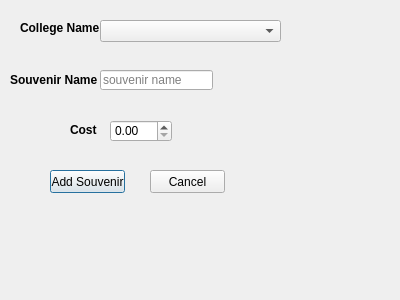
<?xml version="1.0" encoding="UTF-8"?>
<ui version="4.0">
 <class>addSouvenir</class>
 <widget class="QDialog" name="addSouvenir">
  <property name="geometry">
   <rect>
    <x>0</x>
    <y>0</y>
    <width>400</width>
    <height>300</height>
   </rect>
  </property>
  <property name="windowTitle">
   <string>Dialog</string>
  </property>
  <widget class="QLineEdit" name="souEdit">
   <property name="geometry">
    <rect>
     <x>100</x>
     <y>70</y>
     <width>113</width>
     <height>20</height>
    </rect>
   </property>
   <property name="placeholderText">
    <string>souvenir name</string>
   </property>
  </widget>
  <widget class="QLabel" name="label">
   <property name="geometry">
    <rect>
     <x>20</x>
     <y>20</y>
     <width>81</width>
     <height>16</height>
    </rect>
   </property>
   <property name="font">
    <font>
     <weight>75</weight>
     <bold>true</bold>
    </font>
   </property>
   <property name="text">
    <string>College Name</string>
   </property>
  </widget>
  <widget class="QLabel" name="label_2">
   <property name="geometry">
    <rect>
     <x>10</x>
     <y>70</y>
     <width>91</width>
     <height>20</height>
    </rect>
   </property>
   <property name="font">
    <font>
     <weight>75</weight>
     <bold>true</bold>
    </font>
   </property>
   <property name="text">
    <string>Souvenir Name</string>
   </property>
  </widget>
  <widget class="QLabel" name="label_3">
   <property name="geometry">
    <rect>
     <x>70</x>
     <y>120</y>
     <width>31</width>
     <height>20</height>
    </rect>
   </property>
   <property name="font">
    <font>
     <weight>75</weight>
     <bold>true</bold>
    </font>
   </property>
   <property name="text">
    <string>Cost</string>
   </property>
  </widget>
  <widget class="QPushButton" name="pushButton">
   <property name="geometry">
    <rect>
     <x>50</x>
     <y>170</y>
     <width>75</width>
     <height>23</height>
    </rect>
   </property>
   <property name="text">
    <string>Add Souvenir</string>
   </property>
  </widget>
  <widget class="QPushButton" name="pushButton_2">
   <property name="geometry">
    <rect>
     <x>150</x>
     <y>170</y>
     <width>75</width>
     <height>23</height>
    </rect>
   </property>
   <property name="text">
    <string>Cancel</string>
   </property>
  </widget>
  <widget class="QDoubleSpinBox" name="costBox">
   <property name="geometry">
    <rect>
     <x>110</x>
     <y>120</y>
     <width>62</width>
     <height>22</height>
    </rect>
   </property>
  </widget>
  <widget class="QComboBox" name="comboBox">
   <property name="geometry">
    <rect>
     <x>100</x>
     <y>20</y>
     <width>181</width>
     <height>22</height>
    </rect>
   </property>
  </widget>
 </widget>
 <resources/>
 <connections/>
</ui>
